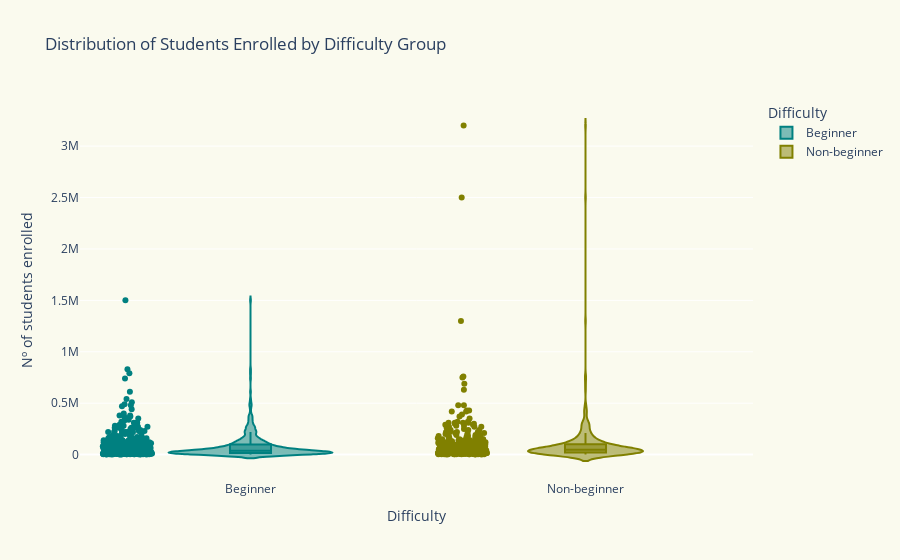

Notebook cell for this chart:
### Code cell
#To check for distributions in beginner and non-beginner courses but with outliers 
fig = px.violin(df, 
             x='difficulty_groups', 
             y='course_students_enrolled',  
             title='Distribution of Students Enrolled by Difficulty Group',
             labels={'difficulty_groups': 'Difficulty', 'course_students_enrolled': 'Nº of students enrolled'},
             color='difficulty_groups',
             color_discrete_map={'Beginner': '#008080', 'Non-beginner': '#808000'},
             box=True,
             points= 'all')  

fig.update_layout(
    paper_bgcolor='rgb(250, 250, 238)',  
    plot_bgcolor='rgb(250, 250, 238)')  

fig.show()

### Figure 1 — Plotly figure (JSON) as saved in the notebook; plotly's stock layout.template omitted (floating-point values rounded to 4 significant figures; data arrays with more than 128 entries replaced by an {"elided": "..."} marker saying what was removed)
{"data": [{"alignmentgroup": "True", "box": {"visible": true}, "hovertemplate": "Difficulty=%{x}<br>Nº of students enrolled=%{y}<extra></extra>", "legendgroup": "Beginner", "marker": {"color": "#008080"}, "name": "Beginner", "offsetgroup": "Beginner", "orientation": "v", "points": "all", "scalegroup": "True", "showlegend": true, "type": "violin", "x": {"elided": "487 str values"}, "x0": " ", "xaxis": "x", "y": {"elided": "487 int values"}, "y0": " ", "yaxis": "y"}, {"alignmentgroup": "True", "box": {"visible": true}, "hovertemplate": "Difficulty=%{x}<br>Nº of students enrolled=%{y}<extra></extra>", "legendgroup": "Non-beginner", "marker": {"color": "#808000"}, "name": "Non-beginner", "offsetgroup": "Non-beginner", "orientation": "v", "points": "all", "scalegroup": "True", "showlegend": true, "type": "violin", "x": {"elided": "404 str values"}, "x0": " ", "xaxis": "x", "y": {"elided": "404 int values"}, "y0": " ", "yaxis": "y"}], "layout": {"legend": {"title": {"text": "Difficulty"}, "tracegroupgap": 0}, "paper_bgcolor": "rgb(250, 250, 238)", "plot_bgcolor": "rgb(250, 250, 238)", "title": {"text": "Distribution of Students Enrolled by Difficulty Group"}, "violinmode": "overlay", "xaxis": {"anchor": "y", "categoryarray": ["Beginner", "Non-beginner"], "categoryorder": "array", "domain": [0, 1], "title": {"text": "Difficulty"}}, "yaxis": {"anchor": "x", "domain": [0, 1], "title": {"text": "Nº of students enrolled"}}}}
